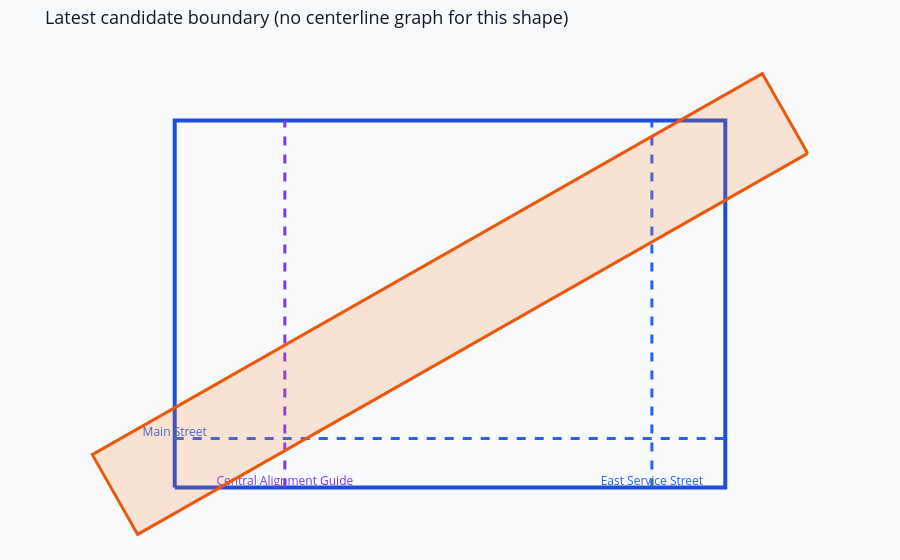

Notebook code cell kept with this figure:
### Code cell
latest_shape = extract_latest_shape(final_state)

# The centerline (wing) graph only exists for multi-wing footprints (U / L / T / H / Y / X).
# When the brief's shape is "auto" or a simple bar, there is no wing skeleton — so fall back to
# the boundary plot instead of raising, rather than assuming every shape has a centerline graph.
_centerline = (latest_shape or {}).get("building_graph", {}).get("centerline_graph", {})
if _centerline.get("nodes") and _centerline.get("edges"):
    figure = make_building_graph_figure(
        latest_shape,
        title="Latest candidate centerline graph after the LangGraph node run",
    )
else:
    print("No centerline/wing graph in the latest shape (this run's footprint has no wings) — "
          "showing the building boundary instead.")
    figure = make_site_plan_figure(
        SITE_BOUNDARY,
        current_shape=latest_shape,
        site_objects=SITE_OBJECTS,
        title="Latest candidate boundary (no centerline graph for this shape)",
    )
figure

### Figure 1 — Plotly figure (JSON) as saved in the notebook; plotly's stock layout.template omitted (floating-point values rounded to 4 significant figures)
{"data": [{"hoverinfo": "skip", "line": {"color": "#1d4ed8", "width": 4}, "mode": "lines", "showlegend": false, "type": "scatter", "x": [0, 90, 90, 0, 0], "y": [0, 0, 60, 60, 0]}, {"hoverinfo": "skip", "line": {"color": "#2563eb", "dash": "dash", "width": 3}, "mode": "lines+text", "showlegend": false, "text": ["Main Street", ""], "textfont": {"color": "#2563eb", "size": 12}, "textposition": "top center", "type": "scatter", "x": [0, 90], "y": [8, 8]}, {"hoverinfo": "skip", "line": {"color": "#2563eb", "dash": "dash", "width": 3}, "mode": "lines+text", "showlegend": false, "text": ["East Service Street", ""], "textfont": {"color": "#2563eb", "size": 12}, "textposition": "top center", "type": "scatter", "x": [78, 78], "y": [0, 60]}, {"hoverinfo": "skip", "line": {"color": "#7c3aed", "dash": "dash", "width": 3}, "mode": "lines+text", "showlegend": false, "text": ["Central Alignment Guide", ""], "textfont": {"color": "#7c3aed", "size": 12}, "textposition": "top center", "type": "scatter", "x": [18, 18], "y": [0, 60]}, {"fill": "toself", "fillcolor": "rgba(249, 115, 22, 0.18)", "hoverinfo": "skip", "line": {"color": "#ea580c", "width": 3}, "mode": "lines", "showlegend": false, "type": "scatter", "x": [103.5, 96.06, -13.47, -6.056, 103.5], "y": [54.62, 67.66, 5.375, -7.664, 54.62]}], "layout": {"font": {"color": "#111827", "size": 13}, "margin": {"b": 0, "l": 0, "r": 0, "t": 48}, "paper_bgcolor": "#f8fafc", "plot_bgcolor": "#f8fafc", "title": {"text": "Latest candidate boundary (no centerline graph for this shape)"}, "xaxis": {"visible": false}, "yaxis": {"scaleanchor": "x", "scaleratio": 1, "visible": false}}}
